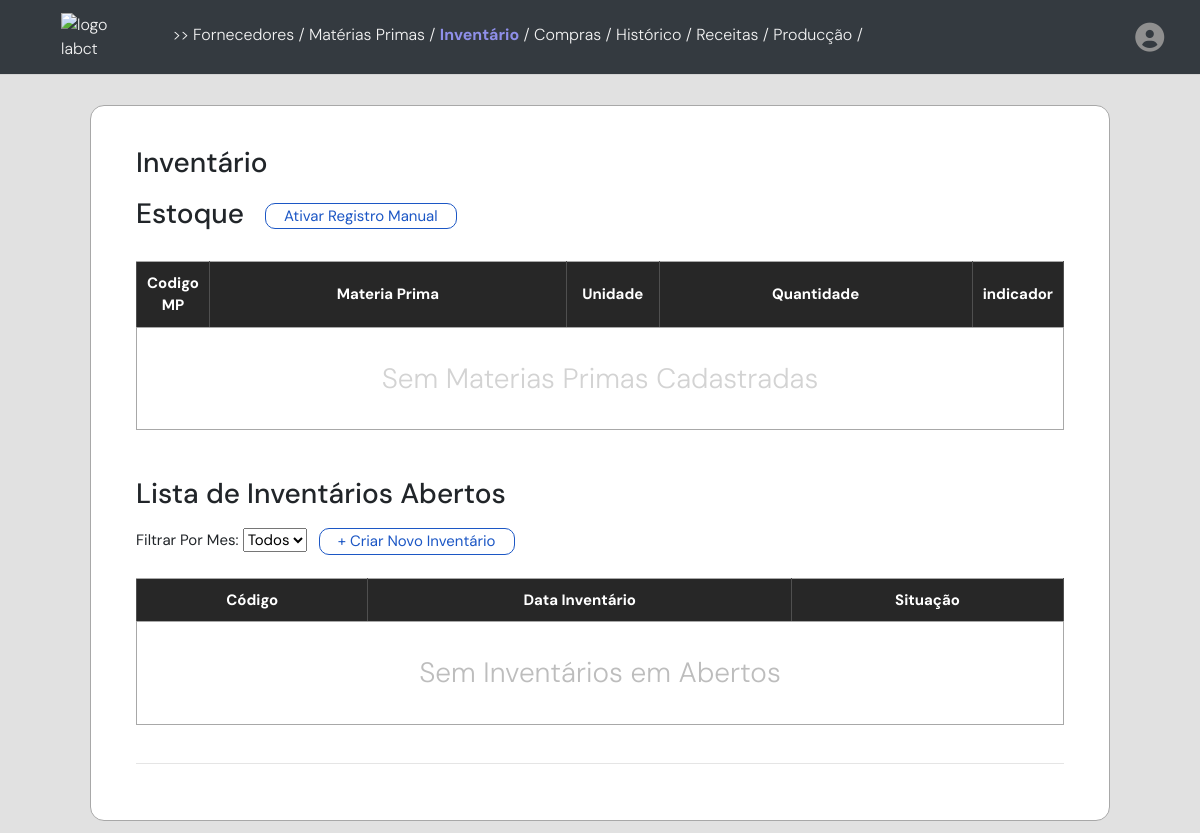
Before: /inventario (signed in) with the older database file.
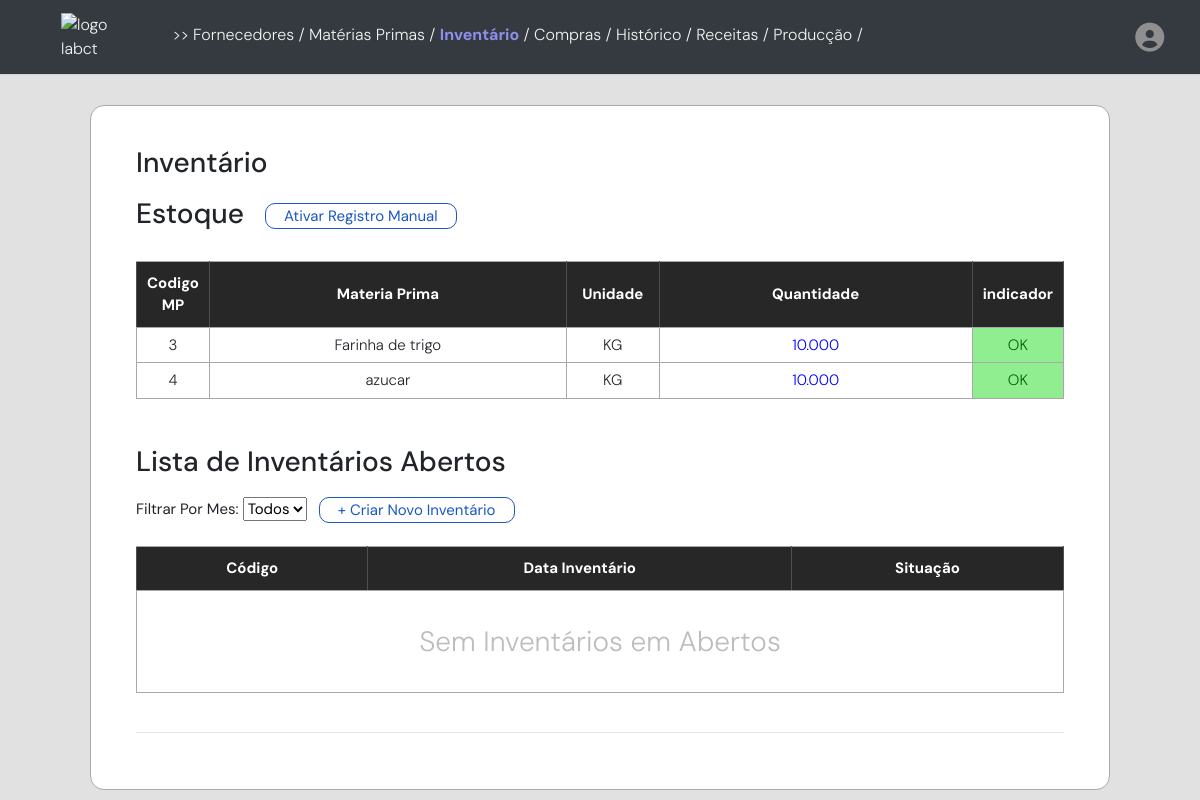
After: the same page with the newer database file.
### models/estoque_model.py (models this page shows, shortened)
class Estoque(db.Model):
    __tablename__ = "estoque"
    __table_args__ = {"extend_existing": True}
    id_estq = db.Column(db.Integer, primary_key=True, autoincrement=True)
    id_mp = db.Column(db.Integer, ForeignKey('materiasprimas.id_mp'), nullable=False)
    nome_mp = db.Column(db.String(75))
    unidade_mp = db.Column(db.Enum('KG','UN'))
    gms_mp = db.Column(db.Numeric(10, 3))
    pedidomin_mp = db.Column(db.Numeric(10,3))
    quantidade_estq = db.Column(db.Numeric(10,3), nullable=False)
    user_id = db.Column(db.Integer, db.ForeignKey('usuarios.id'), nullable=False)
    materias_primas = relationship("MateriasPrimas", back_populates="estoque")
    usuarios = db.relationship("Usuarios", back_populates="estoque")
    inventariosdados = db.relationship("InventarioDados", back_populates="estoque")

### app.py (the view, shortened to what this page needs)
@app.route('/inventario', methods=['GET', 'POST'])
def inventario():
    today_date = datetime.now()
    formatted_date = format_date(today_date, format='full', locale='pt')
    estoque = Estoque.query.filter_by(user_id=current_user.id).all()
    estoque_schema = EstoqueSchema(many=True)
    serialized_data_estq = estoque_schema.dump(estoque)
    materiasprimas = MateriasPrimas.query.filter_by(user_id=current_user.id).all()
    materiasprimas_schema = MateriasPrimasSchema(many=True)
    serialized_data_mp = materiasprimas_schema.dump(materiasprimas)
    historico = Historico.query.filter_by(user_id=current_user.id).all()
    historico_schema = HistoricoSchema(many=True)
    serialized_data_hst = historico_schema.dump(historico)
    inventario = Inventario.query.filter_by(user_id=current_user.id).all()
    inventario_schema = InventarioSchema(many=True)
    inventario_aberto = [invt for invt in inventario if invt.estado_invt == "Aberto"]
    inventario_fechado = [invt for invt in inventario if invt.estado_invt == "Fechado"]
    serialized_data_invtAberto = inventario_schema.dump(inventario_aberto)
    serialized_data_invtFechado = inventario_schema.dump(inventario_fechado)
    inventariodados = InventarioDados.query.filter_by(user_id=current_user.id).all()
    inventariodados_schema = InventarioDadosSchema(many=True)
    serialized_data_invtDados = inventariodados_schema.dump(inventariodados)
    return render_template('inventario.html',
                           historico=serialized_data_hst ,
                           estoque=serialized_data_estq,
                           today_date=formatted_date,
                            materiasprimas=serialized_data_mp,
                            datetime=datetime,
                            inventarioAberto=serialized_data_invtAberto,
                            inventarioFechado=serialized_data_invtFechado,
                            inventarioDados=serialized_data_invtDados,
                            )

### app.py (called while the page is built)
@login_manager.user_loader
def user_loader(user_id):
    return Usuarios.query.get(int(user_id))

### templates/inventario.html (shortened to what the changed rows need)
{% extends "base.html" %}
{% block content %}
<body>
    <div class="container">
        <div class="tabela">
            <br>
            <form action="/inventario" method="POST">
                <table>
                    <thead>
                        <tr>
                            <th style="width: 5%;">
                                Codigo MP
                            </th>
                            <th>
                                Materia Prima
                            </th>
                            <th style="width: 10%;">
                                Unidade
                            </th>
                            <th>
                                Quantidade
                            </th>
                            <th style="width: 8%;">indicador</th>
                        </tr>
                    </thead>
                    <tbody>
                        {% if not estoque %}
                            <tr class="semCompras">
                                <td colspan="6">
                                    <h3 style="font-weight: 300; color: lightgray; margin-block: 28px;">
                                        Sem Materias Primas Cadastradas</h3>
                                </td>
                            </tr>
                            {% endif %}
                        {% for estq in estoque %}
                        <tr>
                            <td>
                                {{estq.id_mp}}
                            </td>
                            <td>
                                {{estq.nome_mp}}
                            </td>
                            <td>
                                {{estq.unidade_mp}}
                            </td>
                            <td>
                                <span class="quantity" style="color: blue;">{{estq.quantidade_estq}}</span>
                            </td>
                            <td
                                style="background-color: {% if estq.gms_mp - estq.quantidade_estq > 0 %}yellow; color: red; font-weight: bold;{% else %}lightgreen; color: darkgreen;{% endif %}">
                                {% if estq.gms_mp - estq.quantidade_estq > 0 %}
                                Comprar
                                {% else %}
                                OK
                                {% endif %}
                            </td>
                        </tr>
                        {% endfor %}
                    </tbody>
                </table>
            </form>
            <div class="listaInventario">
                <br>
<table id="tabelaInventarios">
    <thead>
        <tr>
            <th>Código</th>
            <th>Data Inventário</th>
            <th>Situação</th>
        </tr>
    </thead>
</table>
                <br>
            </div>
        </div>
    </div>
</body>
{% endblock %}

Changed rows visible on the page:
added Estoque: id_mp "3", nome_mp "Farinha de trigo", unidade_mp "KG", quantidade_estq "10.000"
added Estoque: id_mp "4", nome_mp "azucar", unidade_mp "KG", quantidade_estq "10.000"
Other visible differences:
text no longer shown: "Sem Materias Primas Cadastradas"
